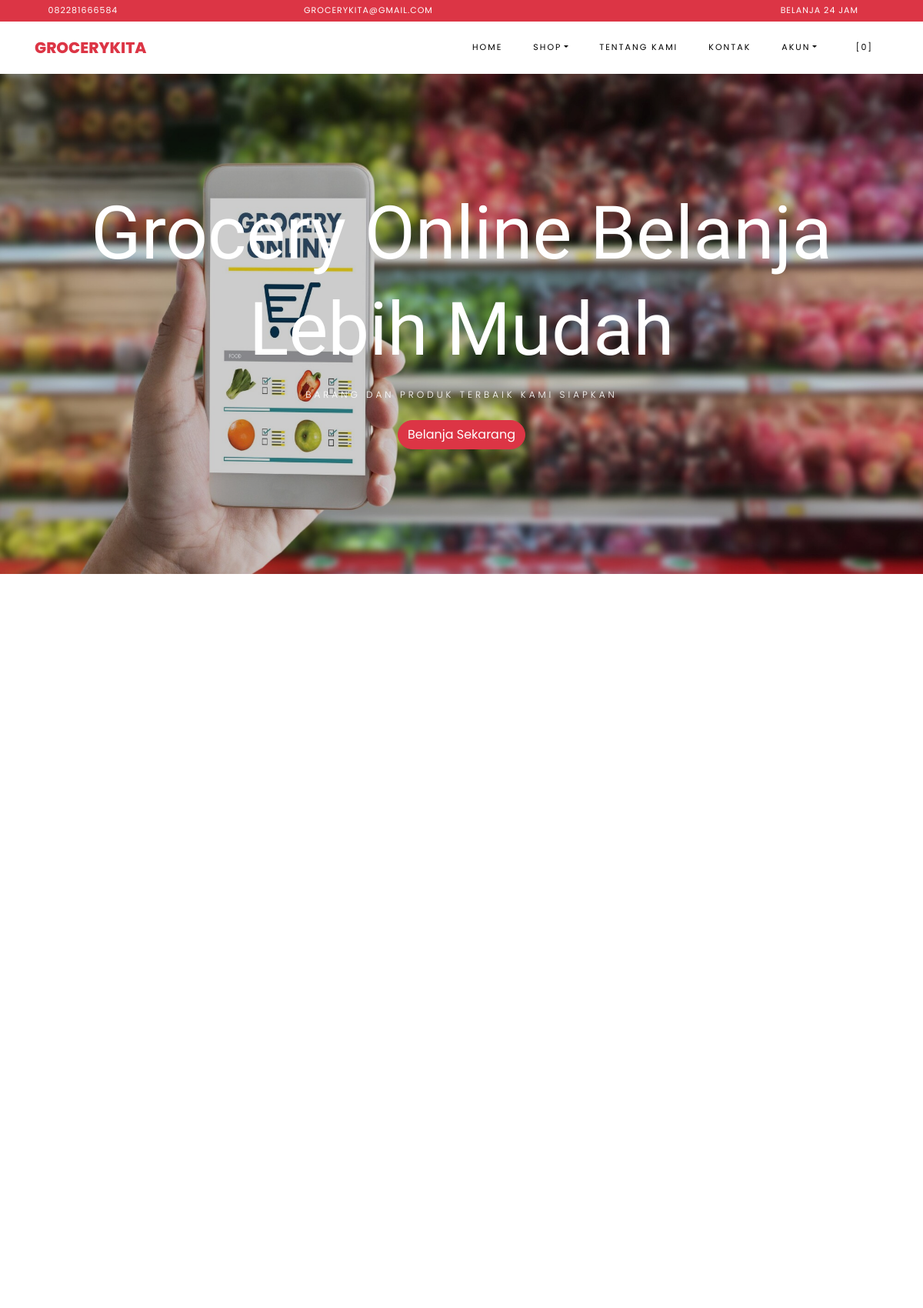
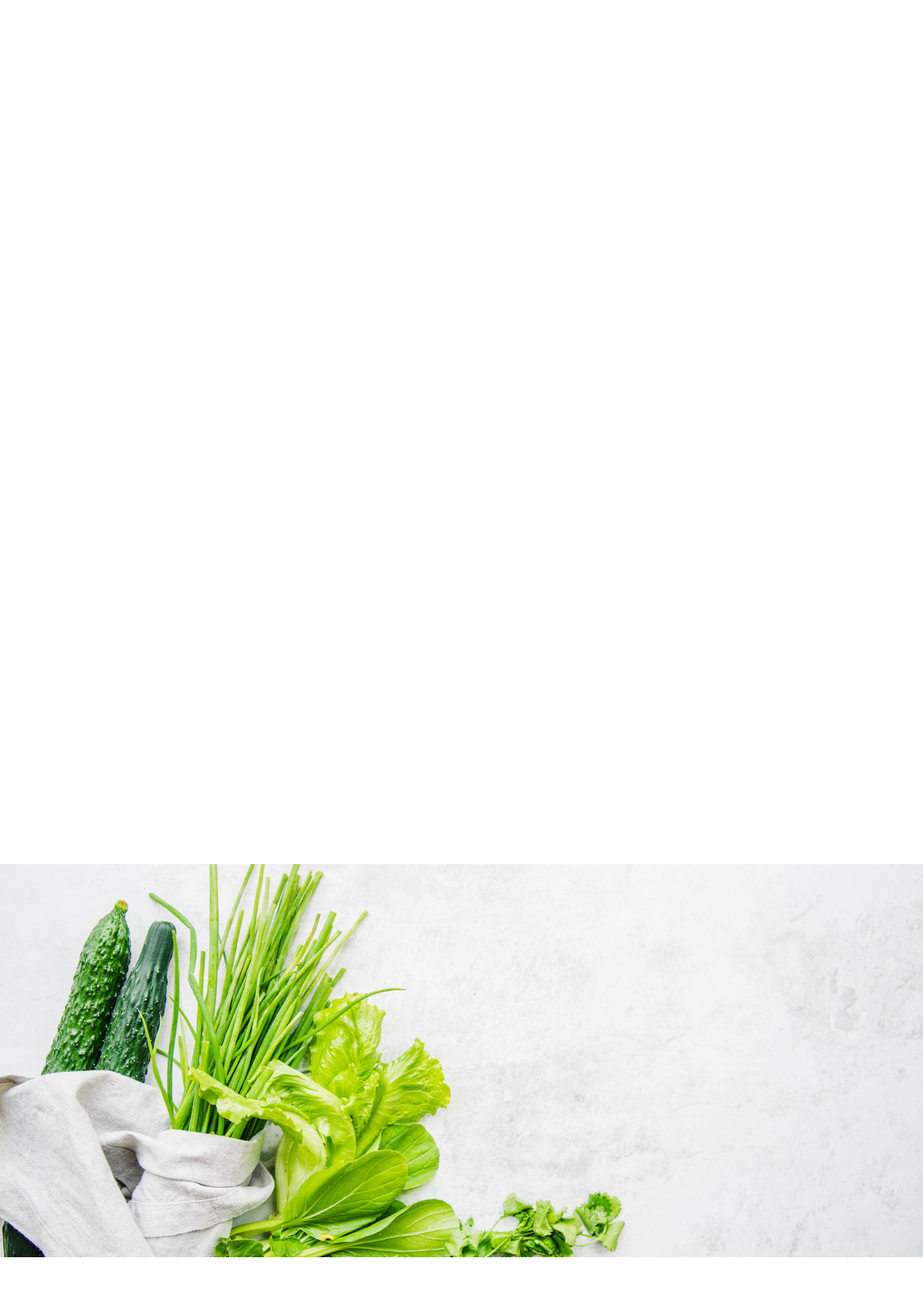
The page / (upper part) on the database its author committed (2 pictures, top to bottom).
### tables this page shows
CREATE TABLE `settings` (
  `id` int(10) NOT NULL,
  `key` varchar(32) NOT NULL,
  `content` text NOT NULL
);

### application/helpers/themes_helper.php (called while the page is built, shortened)
<?php
if ( ! function_exists('get_theme_name'))
{
    function get_theme_name() {
        $current_theme = get_settings('current_theme_name');
        return ($current_theme) ? $current_theme : false;
    }
}
if ( ! function_exists('get_template_part'))
{
    function get_template_part($file_name = null, $params = array()) {
        if ($file_name !== '') {
            $current_theme = get_theme_name();
            if ( file_exists($file_location = VIEWPATH .'themes/'. $current_theme .'/'. $file_name .'.php')) {
                $CI =& get_instance();
                $CI->load->view('themes/'. $current_theme .'/'. $file_name, $params);
            }
            else {
                echo '<div>Kesalahan: berkas tema <b>'. $file_name .'.php</b> tidak ditemukan.<br>Lokasi berkas: <b>'. $file_location .'</b></div>';
            }
        }
    }
}
if ( ! function_exists('get_header'))
{
    function get_header($params = null, $section = '', $current_section = '') {
        $load_params = array();
        if ( is_null($params)) {
            $load_params['title'] = get_settings('site_name');
        }
        else if ( is_string($params)) {
            $load_params['title'] = $params;
        }
        else if ( is_array($params)) {
            $load_params = $params;
        }
        else {
            $load_params['title'] = get_settings('site_name');
        }
        $load_params['sidebar_section'] = $section;
        $load_params['current_section'] = $current_section;
        get_template_part('header', $load_params);
    }
}
if ( ! function_exists('get_theme_uri'))
{
    function get_theme_uri($file_name = null, $theme_name = NULL)
    {
        $theme_name = ($theme_name == NULL) ? get_theme_name() : $theme_name;
        return is_null($file_name) ? base_url('assets/themes/'. $theme_name .'/') : base_url('assets/themes/'. $theme_name .'/'. $file_name) ;
    }
}

### application/controllers/Home.php (called while the page is built, shortened)
<?php
class Home extends CI_Controller {
    public function index() {
        $params['title'] = 'Selamat Datang Di Toko';
        $products['products'] = $this->product->get_all_products();
        $products['best_deal'] = $this->product->best_deal_product();
        $products['reviews'] = $this->review->get_all_reviews();
        get_header($params);
        get_template_part('home', $products);
    }
}

### index.php (called while the page is built, shortened)
<?php
require_once BASEPATH . 'core/CodeIgniter.php';

### application/helpers/global_helper.php (called while the page is built, shortened)
<?php
if (!function_exists('get_settings')) {
    function get_settings($key = '')
    {
        $CI = &get_instance();
        $row = $CI->db
            ->select('content')
            ->where('key', $key)
            ->get('settings')
            ->row();
        return $row->content;
    }
}
if (!function_exists('get_store_name')) {
    function get_store_name()
    {
        return get_settings('store_name');
    }
}

### application/helpers/session_helper.php (called while the page is built, shortened)
<?php
if (!function_exists('init')) {
    function init()
    {
        $CI = &get_instance();
        return $CI;
    }
}
if (!function_exists('session_data')) {
    function session_data()
    {
        $CI = init();
        $read_session_in_cookie = get_cookie('__ACTIVE_SESSION_DATA');
        $read_session_in_session = $CI->session->userdata('__ACTIVE_SESSION_DATA');
        if ($read_session_in_cookie) {
            $read_data = $CI->encryption->decrypt($read_session_in_cookie);
            $read_data = json_decode($read_data);
            return $read_data;
        } else if ($read_session_in_session) {
            $read_data = $CI->encryption->decrypt($read_session_in_session);
            $read_data = json_decode($read_data);
            return $read_data;
        } else {
            $default_session = new stdClass();
            $default_session->is_login = FALSE;
            $default_session->user_id = 0;
            $default_session->login_at = 0;
            $default_session->remember_me = FALSE;
            return $default_session;
        }
    }
}

### application/views/themes/Foodies/home.php (the view, shortened to what this page needs)
<section id="home-section" class="hero">
    <div class="home-slider owl-carousel">
    <div class="slider-item" style="background-image: url(<?php echo get_theme_uri('images/grocery.jpg'); ?>);">
        <div class="overlay"></div>
      <div class="container">
        <div class="row slider-text justify-content-center align-items-center" data-scrollax-parent="true">
          <div class="col-md-12 ftco-animate text-center">
            <h1 class="mb-2">Grocery Online Belanja Lebih Mudah</h1>
            <h2 class="subheading mb-4">Barang Dan Produk terbaik kami siapkan</h2>
            <p><a href="#products" class="btn btn-primary">Belanja Sekarang</a></p>
          </div>
        </div>
      </div>
    </div>
  </div>
</section>
<section class="ftco-section" id="products">
      <div class="container">
          <div class="row no-gutters ftco-services">
  </div>
      </div>
  </section>
  <section class="ftco-section">
  <div class="container">
          <div class="row justify-content-center mb-3 pb-3">
  </div>
  </div>
  <div class="container">
      <div class="row">
      </div>
  </div>
</section>
  <section class="ftco-section img" style="background-image: url(<?php echo get_theme_uri('images/bg_3.jpg'); ?>);">
  <div class="container">
          <div class="row justify-content-end">
  </div>
  </div>
</section>
<section class="ftco-section testimony-section">
  </section>

### application/views/themes/Foodies/header.php (shortened to what this page needs)
?><!DOCTYPE html>
<html lang="en">
  <head>
    <link rel="stylesheet" href="<?php echo get_theme_uri('css/open-iconic-bootstrap.min.css'); ?>">
    <link rel="stylesheet" href="<?php echo get_theme_uri('css/animate.css'); ?>">
    <link rel="stylesheet" href="<?php echo get_theme_uri('css/owl.carousel.min.css'); ?>">
    <link rel="stylesheet" href="<?php echo get_theme_uri('css/owl.theme.default.min.css'); ?>">
    <link rel="stylesheet" href="<?php echo get_theme_uri('css/magnific-popup.css'); ?>">
    <link rel="stylesheet" href="<?php echo get_theme_uri('css/aos.css'); ?>">
	<link rel="stylesheet" href="<?php echo get_theme_uri('css/ionicons.min.css'); ?>">
	<link rel="stylesheet" href="<?php echo get_theme_uri('js/plugins/@fortawesome/fontawesome-free/css/all.min.css', 'argon'); ?>">
    <link rel="stylesheet" href="<?php echo get_theme_uri('css/bootstrap-datepicker.css'); ?>">
    <link rel="stylesheet" href="<?php echo get_theme_uri('css/jquery.timepicker.css'); ?>">
    <link rel="stylesheet" href="<?php echo get_theme_uri('css/flaticon.css'); ?>">
    <link rel="stylesheet" href="<?php echo get_theme_uri('css/icomoon.css'); ?>">
	<link rel="stylesheet" href="<?php echo get_theme_uri('css/style.css'); ?>">
	<link rel="stylesheet" href="<?php echo base_url('assets/plugins/toastr/toastr.min.css'); ?>">
  </head>
  <body class="goto-here">
		<div class="py-1 bg-primary">
    	<div class="container">
    		<div class="row no-gutters d-flex align-items-start align-items-center px-md-0">
	    		<div class="col-lg-12 d-block">
		    		<div class="row d-flex">
		    			<div class="col-md pr-4 d-flex topper align-items-center">
					    	<div class="icon mr-2 d-flex justify-content-center align-items-center"><span class="icon-phone2"></span></div>
						    <span class="text"><?php echo get_settings('store_phone_number'); ?></span>
					    </div>
					    <div class="col-md pr-4 d-flex topper align-items-center">
					    	<div class="icon mr-2 d-flex justify-content-center align-items-center"><span class="icon-paper-plane"></span></div>
						    <span class="text"><?php echo get_settings('store_email'); ?></span>
					    </div>
					    <div class="col-md-5 pr-4 d-flex topper align-items-center text-lg-right">
						    <span class="text"><?php echo get_settings('store_tagline'); ?></span>
					    </div>
				    </div>
			    </div>
		    </div>
		  </div>
    </div>
    <nav class="navbar navbar-expand-lg navbar-dark ftco_navbar bg-dark ftco-navbar-light" id="ftco-navbar">
	    <div class="container">
	      <a class="navbar-brand" href="<?php echo base_url(); ?>"><?php echo get_store_name(); ?></a>
	      <div class="collapse navbar-collapse" id="ftco-nav">
	        <ul class="navbar-nav ml-auto">
	          <li class="nav-item active"><a href="<?php echo base_url(); ?>" class="nav-link">Home</a></li>
	          <li class="nav-item dropdown">
              <a class="nav-link dropdown-toggle" href="#" id="dropdown04" data-toggle="dropdown" aria-haspopup="true" aria-expanded="false">Shop</a>
            </li>
	          <li class="nav-item"><a href="<?php echo site_url('pages/about'); ?>" class="nav-link">Tentang Kami</a></li>
              <li class="nav-item"><a href="<?php echo site_url('pages/contact'); ?>" class="nav-link">Kontak</a></li>
              <li class="nav-item dropdown">
              <a class="nav-link dropdown-toggle" href="#" id="dropdown05" data-toggle="dropdown" aria-haspopup="true" aria-expanded="false">Akun</a>
            </li>
	          <li class="nav-item cta cta-colored"><a href="<?php echo site_url('shop/cart'); ?>" class="nav-link"><span class="icon-shopping_cart"></span>[<span class="cart-item-total">0</span>]</a></li>
	        </ul>
	      </div>
	    </div>
	  </nav>

### assets/themes/foodies/css/icomoon.css (style rules this page uses)
[class^="icon-"], [class*=" icon-"] { font-family: 'icomoon' !important; speak: none; font-style: normal; font-weight: normal; font-variant: normal; text-transform: none; line-height: 1; -webkit-font-smoothing: antialiased; -moz-osx-font-smoothing: grayscale; }
.icon-paper-plane:before { content: "\f1d8"; }
.icon-phone2:before { content: "\e0cd"; }
.icon-shopping_cart:before { content: "\e8cc"; }

### rows shown on the page
settings: content "082281666584"
settings: content "GROCERYKITA@GMAIL.COM"
settings: content "BELANJA 24 JAM"
settings: content "GROCERYKITA"
settings: content (picture)
